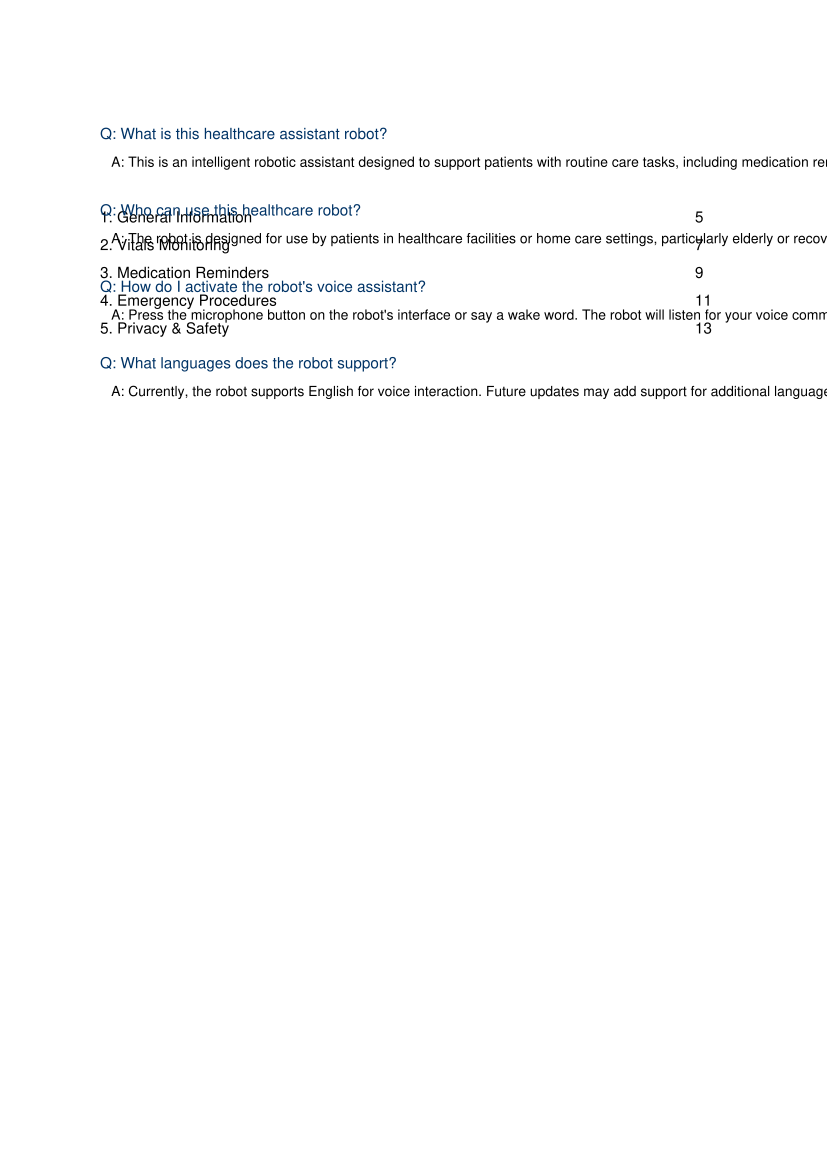

Write the Python code that produced this figure.
#!/usr/bin/env python3
"""
Generate a sample PDF knowledge base for testing the RAG system.
Run this script to create healthcare_faq.pdf in the current directory.
"""

import fitz  # PyMuPDF
import os

# Ensure knowledge directory exists
os.makedirs("knowledge", exist_ok=True)

# Create a simple PDF using fitz
doc = fitz.open()

# Add a title page
page = doc.new_page()
title_text = "Healthcare Assistant FAQ"
title_rect = fitz.Rect(72, 72, 500, 100)
page.insert_textbox(title_rect, title_text, fontsize=24, color=(0, 0, 0.8))

# Add a subtitle
subtitle_text = "Frequently Asked Questions for Healthcare Robot Assistant"
subtitle_rect = fitz.Rect(72, 110, 500, 130)
page.insert_textbox(subtitle_rect, subtitle_text, fontsize=14, color=(0.3, 0.3, 0.3))

# Add table of contents
toc = [
    ("1. General Information", 5),
    ("2. Vitals Monitoring", 7),
    ("3. Medication Reminders", 9),
    ("4. Emergency Procedures", 11),
    ("5. Privacy & Safety", 13),
]

toc_y = 160
for i, (item, page_num) in enumerate(toc):
    y_pos = toc_y + i * 20
    page.insert_text((72, y_pos), item, fontsize=11)
    page.insert_text((500, y_pos), str(page_num), fontsize=11)

# Add content pages with questions and answers
y = 100
questions_page5 = [
    ("What is this healthcare assistant robot?", 
     "This is an intelligent robotic assistant designed to support patients with routine care tasks, including medication reminders, vital signs monitoring, and basic companionship."),
    ("Who can use this healthcare robot?",
     "The robot is designed for use by patients in healthcare facilities or home care settings, particularly elderly or recovering patients who need assistance with daily routines."),
    ("How do I activate the robot's voice assistant?",
     "Press the microphone button on the robot's interface or say a wake word. The robot will listen for your voice command and respond using its text-to-speech system."),
    ("What languages does the robot support?",
     "Currently, the robot supports English for voice interaction. Future updates may add support for additional languages based on user demand."),
]

for i, (q, a) in enumerate(questions_page5):
    page.insert_text((72, y), f"Q: {q}", fontsize=11, color=(0, 0.2, 0.4))
    y += 20
    page.insert_text((80, y), f"A: {a}", fontsize=10)
    y += 35

# Page 6: Vitals Monitoring
page6 = doc.new_page()
page6.insert_text((72, 72), "2. Vitals Monitoring", fontsize=18)
y = 100
questions_page6 = [
    ("What vital signs does the robot monitor?",
     "The robot continuously monitors heart rate (beats per minute) and blood oxygen saturation (SpO2) using a non-invasive optical sensor placed on the finger."),
    ("How accurate are the vitals measurements?",
     "The robot provides estimates based on photoplethysmography (PPG) technology. Measurements are for wellness tracking only and should not replace professional medical equipment."),
    ("How do I take my vitals with the robot?",
     "Place your finger on the MAX30102 sensor on the robot's interface. Hold still for 15-30 seconds while the robot captures and displays your heart rate and SpO2 readings."),
    ("What is a normal heart rate and SpO2 level?",
     "A normal resting heart rate for adults is 60-100 BPM. Normal SpO2 levels are typically 95-100%. Consult your healthcare provider for personalized ranges."),
]

for i, (q, a) in enumerate(questions_page6):
    page6.insert_text((72, y), f"Q: {q}", fontsize=11, color=(0, 0.2, 0.4))
    y += 20
    page6.insert_text((80, y), f"A: {a}", fontsize=10)
    y += 35

# Page 7: Medication Reminders
page7 = doc.new_page()
page7.insert_text((72, 72), "3. Medication Reminders", fontsize=18)
y = 100
questions_page7 = [
    ("How do medication reminders work?",
     "You can set up medication reminders through the robot's interface or voice commands. The robot will notify you when it's time to take your prescribed medications."),
    ("What should I do if I miss a medication reminder?",
     "If you miss a reminder, the robot will log the event and notify your caregiver if configured to do so. Take your medication as soon as possible and consult your healthcare provider if needed."),
    ("Can the robot help me track my medication schedule?",
     "Yes, the robot maintains a medication log and can answer questions about your scheduled doses, timing, and dosages based on the information you provide."),
    ("How do I add or modify medication reminders?",
     "Use the voice command 'Add medication reminder' or access the medication settings through the web dashboard to configure your medication schedule."),
]

for i, (q, a) in enumerate(questions_page7):
    page7.insert_text((72, y), f"Q: {q}", fontsize=11, color=(0, 0.2, 0.4))
    y += 20
    page7.insert_text((80, y), f"A: {a}", fontsize=10)
    y += 35

# Page 8: Emergency Procedures
page8 = doc.new_page()
page8.insert_text((72, 72), "4. Emergency Procedures", fontsize=18)
y = 100
questions_page8 = [
    ("What should I do in a medical emergency?",
     "In a medical emergency, immediately call your local emergency services (911 or local equivalent) or press the emergency call button on the robot's interface."),
    ("Can the robot call emergency services for me?",
     "The robot cannot directly dial emergency services, but it can alert your designated emergency contact through the connected app or web dashboard."),
    ("What information should I provide to emergency responders?",
     "Inform responders about your medical conditions, current medications, allergies, and the last time you took your medications. The robot can assist by providing stored health information."),
    ("How do I activate the emergency alert feature?",
     "Press and hold the emergency button for 3 seconds, or say 'Emergency alert' to activate the emergency notification system."),
]

for i, (q, a) in enumerate(questions_page8):
    page8.insert_text((72, y), f"Q: {q}", fontsize=11, color=(0, 0.2, 0.4))
    y += 20
    page8.insert_text((80, y), f"A: {a}", fontsize=10)
    y += 35

# Page 9: Privacy & Safety
page9 = doc.new_page()
page9.insert_text((72, 72), "5. Privacy & Safety", fontsize=18)
y = 100
questions_page9 = [
    ("Is my personal health information secure?",
     "Yes, the robot uses encryption for data transmission and stores personal information securely. All data is processed in accordance with applicable privacy regulations."),
    ("Who can access my health data?",
     "Your health data is accessible only to authorized users through the web dashboard. Caregivers may be granted access with your permission for remote monitoring."),
    ("Does the robot record all conversations?",
     "No, the robot does not record or store voice conversations. Audio streams are processed in real-time for voice recognition and discarded after processing."),
    ("How do I clear my conversation history?",
     "Use the 'Clear History' option in the settings menu of the web dashboard or say 'Clear conversation history' to remove stored interaction data."),
]

for i, (q, a) in enumerate(questions_page9):
    page9.insert_text((72, y), f"Q: {q}", fontsize=11, color=(0, 0.2, 0.4))
    y += 20
    page9.insert_text((80, y), f"A: {a}", fontsize=10)
    y += 35

# Save the PDF
output_path = "healthcare_faq.pdf"
doc.save(output_path)
doc.close()

print(f"PDF created successfully: {output_path}")
print(f"Total pages: {len(doc)}")
print("This sample FAQ covers:")
print("  - General Information (robot overview, activation, language)")
print("  - Vitals Monitoring (heart rate, SpO2, usage)")
print("  - Medication Reminders (scheduling, tracking)")
print("  - Emergency Procedures (what to do, alert activation)")
print("  - Privacy & Safety (data security, access control)")
